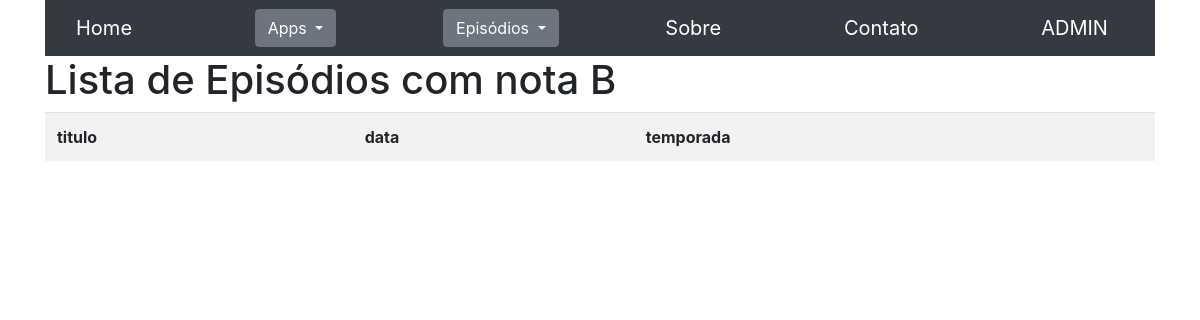
Before: /seriados/episodios/nota/B/ with the older database file.
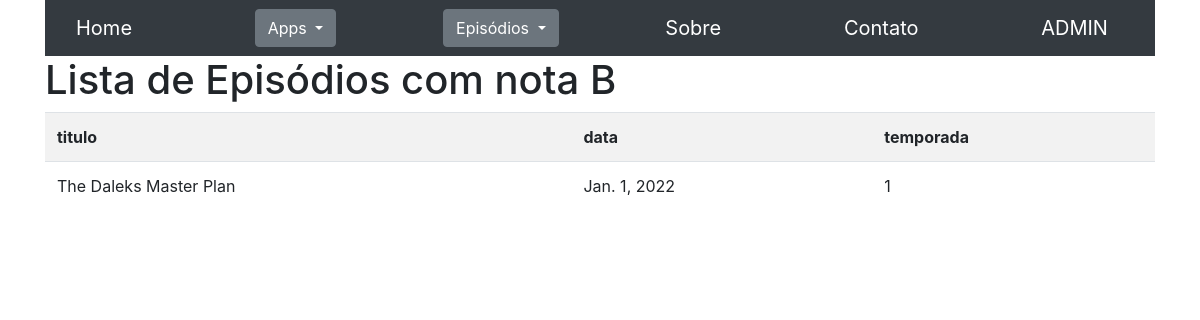
After: the same page with the newer database file.
### seriados/models.py (models this page shows, shortened)
class Episodio(models.Model):
    data = models.DateField(verbose_name="Data")
    titulo = models.CharField(max_length=200, verbose_name="Título")
    temporada = models.ForeignKey(Temporada, on_delete=models.CASCADE, verbose_name="Temporada")
    class Meta:
        verbose_name = "Episódio"
        verbose_name_plural = "Episódios"

class Temporada(models.Model):
    numero = models.IntegerField(verbose_name="Número")
    serie = models.ForeignKey(Serie, on_delete=models.CASCADE, verbose_name="Série")
    class Meta:
        verbose_name = "Temporada"
        verbose_name_plural = "Temporadas"

### seriados/views.py (the view)
# urls.py: path('episodios/nota/<str:nota>/', views.episodio_nota_list, name='episodio_nota_list'),
def episodio_nota_list(request, nota):
    search = request.GET.get('search', "")
    objects = Episodio.objects.filter(reviewepisodio__nota=nota if nota else search)
    context = {
        'objects': objects,
        'nota':nota,
        'detail_url': 'seriados:episodio_details',
    }
    return render(request, 'episodio/episodio_nota_list.html', context)

### seriados/templates/episodio/episodio_nota_list.html
{% extends "base.html" %}
{% block content %}
<h1>Lista de Episódios com nota {{ nota }}</h1>
<table class="table table-hover table-striped">
    <tr>
        <th>titulo</th>
        <th>data</th>
        <th>temporada</th>
    </tr>
{% for obj in objects %}
    <tr>
        <td>{{obj.titulo}}</td>
        <td>{{obj.data}}</td>
        <td>{{obj.temporada.numero}}</td>
    </tr>
{% endfor %}
</table>
{% endblock %}

Changed rows visible on the page:
added Episodio: titulo "The Daleks Master Plan", data "Jan. 1, 2022", temporada.numero "1"
